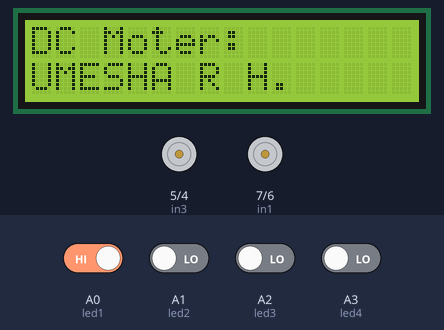
A sketch run on a simulated Arduino Uno, built with avr-gcc and run on an emulated ATmega328P. Parts: 16×2 character LCD, motor-driver pin pairs drawn as motors (green arrow = first pin HIGH = forward, orange = second pin HIGH = backward, longer = more drive). The inputs (shaded band) are chosen by the test bench; at power-on: A0 (led1) HIGH, A1 (led2), A2 (led3), A3 (led4) LOW. What the sketch prints to the serial monitor is not drawn.

Above: at 0.1 s.
2.3 s: A2 (led3) driven HIGH
At 3.0 s:
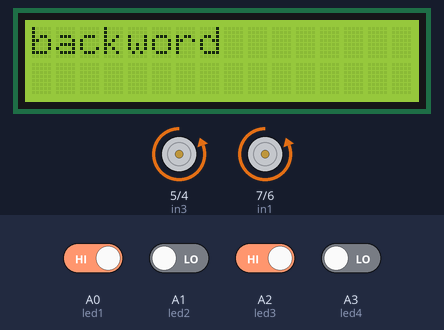
5.3 s: A0 (led1) driven LOW
At 5.6 s:
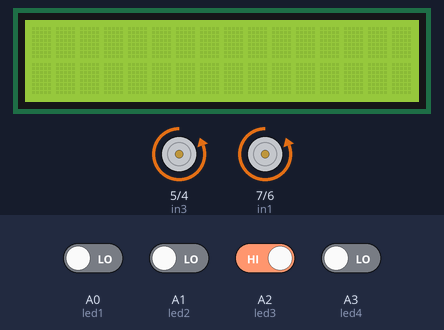
6.8 s: A0 (led1) driven HIGH
9.8 s: A1 (led2) driven HIGH
11.3 s: A3 (led4) driven HIGH
At 12.1 s:
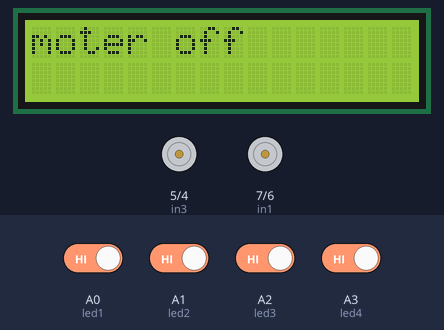
14.3 s: A2 (led3) driven LOW
At 15.0 s:
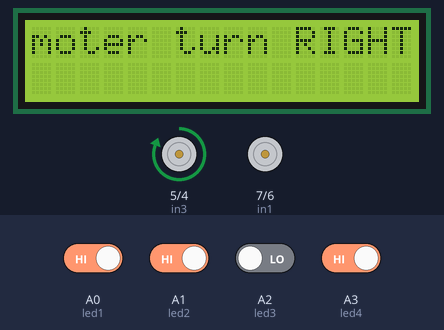
Timing chart, 0 to 17.3 s (numbered marks = the images above; inputs shaded):
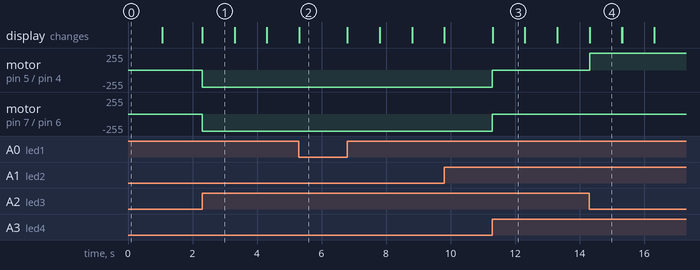

The sketch:

project_dc_moter.ino
```cpp
#include<LiquidCrystal.h>
int rs = 13, en = 12, d4 = 11, d5 = 10, d6 = 9, d7 = 8;
LiquidCrystal lcd(rs, en, d4, d5, d6, d7);

int led1=A0;
int led2=A1;
int led3=A2;
int led4=A3;

int in1=7;
int in2=6;

int in3=5;
int in4=4;
void setup() {
  // put your setup code here, to run once:
  Serial.begin(9600);
  Serial.println("The program is startted..\n");

  lcd.begin(16,2);
  lcd.setCursor(0,0);
  Serial.println("The lcd is started.");
  lcd.print("DC Moter:");
  lcd.setCursor(0,1);
  lcd.print("UMESHA R H.");
  delay(1000);
  lcd.clear();

  pinMode(in1,OUTPUT);
  pinMode(in2,OUTPUT);

  pinMode(in3,OUTPUT);
  pinMode(in4,OUTPUT);
}

void loop() {
  // put your main code here, to run repeatedly:
  int led1_state=digitalRead(led1);
  int led2_state=digitalRead(led2);
  int led3_state=digitalRead(led3);
  int led4_state=digitalRead(led4);

  //MOTER TURNS LEFT
  if(led1_state==LOW && led2_state==HIGH && led3_state==HIGH && led4_state==HIGH)
  {
    digitalWrite(in1,HIGH);
    digitalWrite(in2,LOW);
    digitalWrite(in3,LOW);
    digitalWrite(in4,LOW);
    Serial.println("Dc moter turn to left.");
    lcd.print("moter turn left");
    delay(1000);
    lcd.clear();
  }
  //TURM RIGHT
  else if(led1_state==HIGH && led2_state==HIGH && led3_state==LOW && led4_state==HIGH)
  {
    digitalWrite(in1,LOW);
    digitalWrite(in2,LOW);
    digitalWrite(in3,HIGH);
    digitalWrite(in4,LOW);
    Serial.println("Dc moter turn to RIGHT.");
    lcd.print("moter turn RIGHT");
    delay(1000);
    lcd.clear();
  }
  // move forword
  else if(led1_state==LOW && led2_state==HIGH && led3_state==LOW && led4_state==HIGH)
  {
    digitalWrite(in1,HIGH);
    digitalWrite(in2,LOW);
    digitalWrite(in3,HIGH);
    digitalWrite(in4,LOW);
    Serial.println("Dc moter move forword.");
    lcd.print("FORWORD");
    delay(1000);
    lcd.clear();
  }
  // move BACKWORD
  else if(led1_state==HIGH && led2_state==LOW && led3_state==HIGH && led4_state==LOW)
  {
    digitalWrite(in1,LOW);
    digitalWrite(in2,HIGH);
    digitalWrite(in3,LOW);
    digitalWrite(in4,HIGH);
    Serial.println("Dc moter move backword.");
    lcd.print("backword");
    delay(1000);
    lcd.clear();
  }
  else
  {
  if(led1_state==HIGH && led2_state==HIGH && led3_state==HIGH && led4_state==HIGH)
  {
    digitalWrite(in1,LOW);
    digitalWrite(in2,LOW);
    digitalWrite(in3,LOW);
    digitalWrite(in4,LOW);
    Serial.println("Dc moter off.");
    lcd.print("moter off");
    delay(1000);
    lcd.clear();
  }
  }

}
```

Measured:
- after the input at 2.3 s, motor on pin 5 (in3) / pin 4 (in4), motor on pin 7 (in1) / pin 6 (in2): stopped → backward 255/255 at once; the display: changes at once (image 1)
- after the input at 11.3 s, motor on pin 5 (in3) / pin 4 (in4), motor on pin 7 (in1) / pin 6 (in2): backward 255/255 → stopped at once; the display: changes at once (image 3)
- after the input at 14.3 s, motor on pin 5 (in3) / pin 4 (in4): stopped → forward 255/255 at once; the display: first differs from a run without the input at once (image 4)
- what the display in image 1 shows lasts 1.0 s, from 2.3 s to 3.3 s
